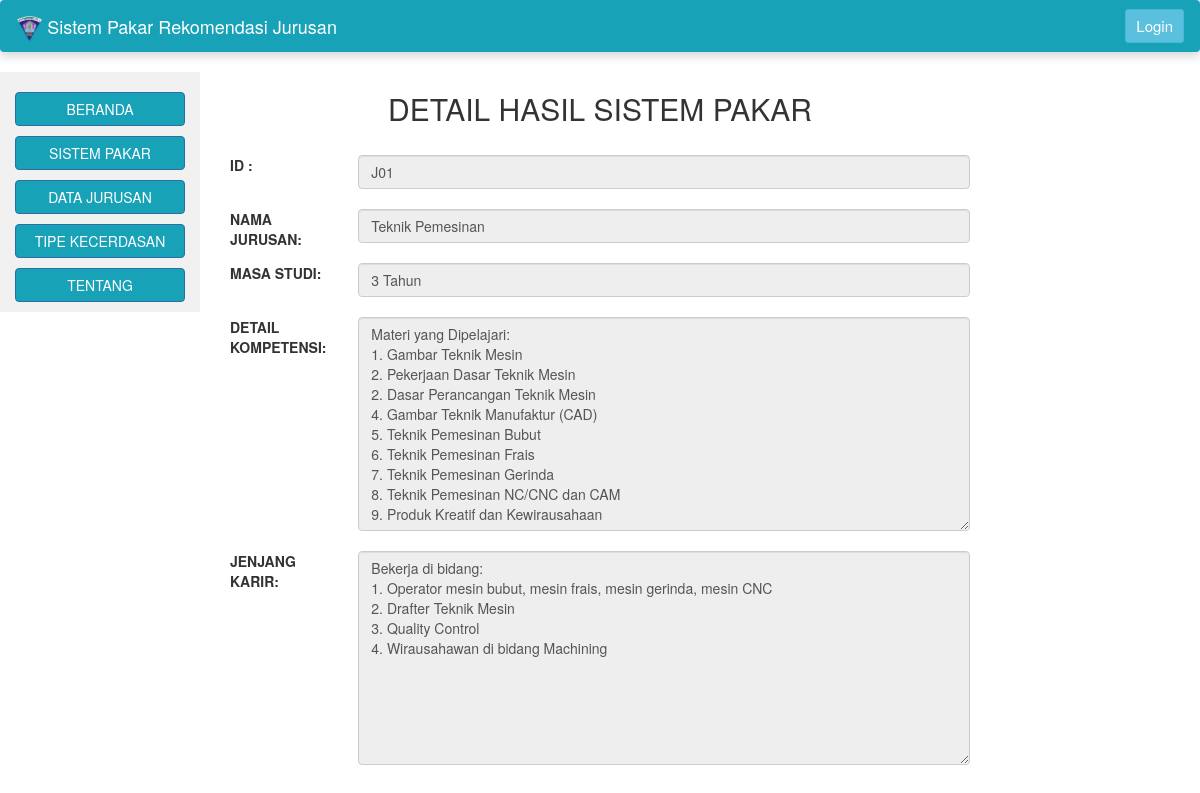
Page /hasil_sistem_pakar.php?id=J01 on the committed database.
### tables this page shows
CREATE TABLE `jurusan` (
  `id_jurusan` varchar(20) NOT NULL,
  `nama_jurusan` varchar(75) NOT NULL,
  `masa_studi` varchar(20) NOT NULL,
  `jenis_kecerdasan` varchar(50) NOT NULL,
  `detail_kompetensi` varchar(1000) NOT NULL,
  `jenjang_karir` varchar(1000) NOT NULL
);

### hasil_sistem_pakar.php (the view, shortened to what this page needs)
<?php
include('koneksi.php');
?>
<!DOCTYPE html>
<html lang="en">
<head>
	<link rel="stylesheet" href="https://getbootstrap.com/docs/4.1/dist/css/bootstrap.min.css">
  <link rel="stylesheet" href="https://maxcdn.bootstrapcdn.com/bootstrap/3.3.7/css/bootstrap.min.css">
  <link rel="stylesheet" href="css/style.css">
</head>
<body>
<?php
	include ('navbar.php');
?>
<?php
  include ('sidebar.php');
?>
 <div class="col-sm-8 text-left">
      <h2 class="text-center">DETAIL HASIL SISTEM PAKAR</h2>
      <div class="form-group"  method="POST">
      			<br><label class="control-label col-sm-2">ID :</label>
      		<div class="col-sm-10">
                <?php
                       $tampil = "SELECT * FROM jurusan where id_jurusan='".$_GET['id']."'";
                       $sql = mysqli_query ($konek_db,$tampil);
                       while($data = mysqli_fetch_array ($sql))
                    {
                       echo "<input type='text'  class='form-control' id='id_jurusan' readonly value='".$data['id_jurusan']."'><br>";
                    }
                ?>
     		 </div>
        </div>
        <div class="form-group"  method="POST">
      			<br><label class="control-label col-sm-2">NAMA JURUSAN:</label>
      		<div class="col-sm-10">
                <?php
                       $tampil = "SELECT * FROM jurusan where id_jurusan='".$_GET['id']."'";
                       $sql = mysqli_query ($konek_db,$tampil);
                       while($data = mysqli_fetch_array ($sql))
                    {
                       echo "<input type='text'  class='form-control' id='nama_jurusan' readonly value='".$data['nama_jurusan']."'><br>";
                    }
                ?>
     		 </div>
        </div>
        <div class="form-group"  method="POST">
      			<br><label class="control-label col-sm-2">MASA STUDI:</label><br>
      		<div class="col-sm-10">
                <?php
                       $tampil = "SELECT * FROM jurusan where id_jurusan='".$_GET['id']."'";
                       $sql = mysqli_query ($konek_db,$tampil);
                       while($data = mysqli_fetch_array ($sql))
                    {
                       echo "<input type='text'  class='form-control' id='masa_studi' readonly value='".$data['masa_studi']."'><br>";
                    }
                ?>
     		 </div>
        </div>
        <div class="form-group"  method="POST">
      			<br><label class="control-label col-sm-2">DETAIL KOMPETENSI:</label><br>
      		<div class="col-sm-10">
                <?php
                       $tampil = "SELECT * FROM jurusan where id_jurusan='".$_GET['id']."'";
                       $sql = mysqli_query ($konek_db,$tampil);
                       while($data = mysqli_fetch_array ($sql))
                    {
                       echo "<textarea rows='10' class='form-control' id='detail_kompetensi' readonly>".$data['detail_kompetensi']."</textarea><br>";
                    }
                ?>
     		 </div>
        </div>
        <div class="form-group"  method="POST">
            <br><label class="control-label col-sm-2">JENJANG KARIR:</label><br>
          <div class="col-sm-10">
                <?php
                       $tampil = "SELECT * FROM jurusan where id_jurusan='".$_GET['id']."'";
                       $sql = mysqli_query ($konek_db,$tampil);
                       while($data = mysqli_fetch_array ($sql))
                    {
                       echo "<textarea rows='10' class='form-control' id='jenjang_karir' readonly>".$data['jenjang_karir']."</textarea><br>";
                    }
                ?>
         </div>
        </div>
        </div>

### rows in the picture
jurusan: id_jurusan "J01", nama_jurusan "Teknik Pemesinan", masa_studi "3 Tahun", detail_kompetensi "Materi yang Dipelajari: 1. Gambar Teknik Mesin 2. Pekerjaan Dasar Teknik Mesin 2. Dasar Perancangan Teknik Mesin 4. Gambar Teknik Manufaktur (CAD) 5. Teknik Pemesinan Bubut 6. Teknik Pemesinan Frais 7. Teknik Pemesinan Gerinda 8. Teknik Pemesinan NC/CNC dan CAM 9. Produk Kreatif dan Kewirausahaan", jenjang_karir "Bekerja di bidang: 1. Operator mesin bubut, mesin frais, mesin gerinda, mesin CNC 2. Drafter Teknik Mesin 3. Quality Control 4. Wirausahawan di bidang Machining"
